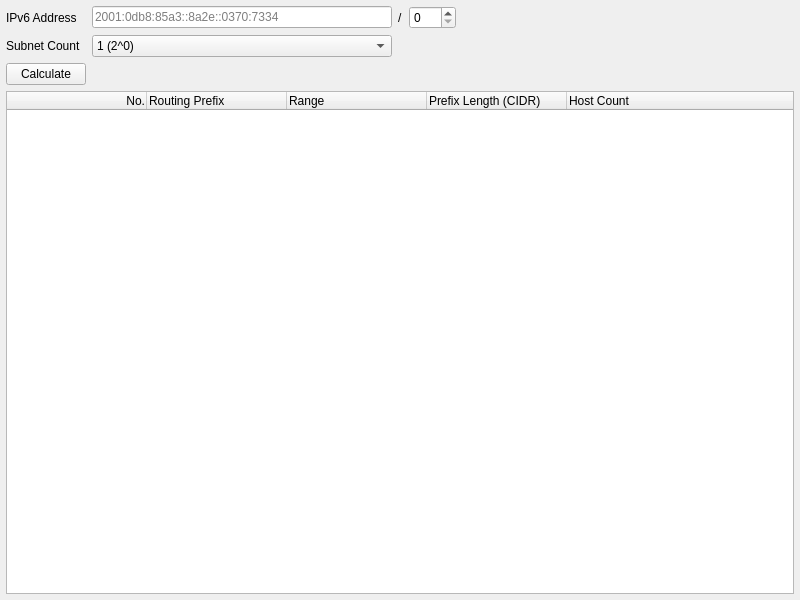
<?xml version="1.0" encoding="UTF-8"?>
<ui version="4.0">
 <class>Ipv6Widget</class>
 <widget class="QWidget" name="Ipv6Widget">
  <property name="geometry">
   <rect>
    <x>0</x>
    <y>0</y>
    <width>800</width>
    <height>600</height>
   </rect>
  </property>
  <property name="windowTitle">
   <string>Form</string>
  </property>
  <layout class="QGridLayout" name="gridLayout">
   <property name="leftMargin">
    <number>6</number>
   </property>
   <property name="topMargin">
    <number>6</number>
   </property>
   <property name="rightMargin">
    <number>6</number>
   </property>
   <property name="bottomMargin">
    <number>6</number>
   </property>
   <item row="0" column="3">
    <widget class="QLabel" name="cidrLabel">
     <property name="text">
      <string>/</string>
     </property>
    </widget>
   </item>
   <item row="0" column="2">
    <widget class="QLineEdit" name="ipv6Address">
     <property name="sizePolicy">
      <sizepolicy hsizetype="Preferred" vsizetype="Fixed">
       <horstretch>0</horstretch>
       <verstretch>0</verstretch>
      </sizepolicy>
     </property>
     <property name="minimumSize">
      <size>
       <width>300</width>
       <height>0</height>
      </size>
     </property>
     <property name="text">
      <string/>
     </property>
     <property name="placeholderText">
      <string>2001:0db8:85a3::8a2e::0370:7334</string>
     </property>
    </widget>
   </item>
   <item row="1" column="1">
    <widget class="QLabel" name="subnetCountLabel">
     <property name="text">
      <string>Subnet Count</string>
     </property>
    </widget>
   </item>
   <item row="0" column="5">
    <spacer name="horizontalSpacer">
     <property name="orientation">
      <enum>Qt::Horizontal</enum>
     </property>
     <property name="sizeHint" stdset="0">
      <size>
       <width>40</width>
       <height>20</height>
      </size>
     </property>
    </spacer>
   </item>
   <item row="0" column="4">
    <widget class="QSpinBox" name="cidr">
     <property name="maximum">
      <number>128</number>
     </property>
    </widget>
   </item>
   <item row="1" column="2">
    <widget class="QComboBox" name="subnetCount">
     <item>
      <property name="text">
       <string>1 (2^0)</string>
      </property>
     </item>
    </widget>
   </item>
   <item row="0" column="1">
    <widget class="QLabel" name="ipv6AddressLabel">
     <property name="text">
      <string>IPv6 Address</string>
     </property>
    </widget>
   </item>
   <item row="3" column="1" colspan="5">
    <widget class="QTreeWidget" name="subnetsTable">
     <property name="minimumSize">
      <size>
       <width>0</width>
       <height>0</height>
      </size>
     </property>
     <property name="selectionBehavior">
      <enum>QAbstractItemView::SelectItems</enum>
     </property>
     <property name="rootIsDecorated">
      <bool>true</bool>
     </property>
     <property name="wordWrap">
      <bool>true</bool>
     </property>
     <property name="headerHidden">
      <bool>false</bool>
     </property>
     <attribute name="headerMinimumSectionSize">
      <number>0</number>
     </attribute>
     <attribute name="headerDefaultSectionSize">
      <number>140</number>
     </attribute>
     <column>
      <property name="text">
       <string>No.</string>
      </property>
      <property name="textAlignment">
       <set>AlignTrailing|AlignVCenter</set>
      </property>
     </column>
     <column>
      <property name="text">
       <string>Routing Prefix</string>
      </property>
     </column>
     <column>
      <property name="text">
       <string>Range</string>
      </property>
     </column>
     <column>
      <property name="text">
       <string>Prefix Length (CIDR)</string>
      </property>
     </column>
     <column>
      <property name="text">
       <string>Host Count</string>
      </property>
     </column>
    </widget>
   </item>
   <item row="2" column="1">
    <widget class="QPushButton" name="calculate">
     <property name="text">
      <string>Calculate</string>
     </property>
    </widget>
   </item>
  </layout>
 </widget>
 <tabstops>
  <tabstop>ipv6Address</tabstop>
  <tabstop>cidr</tabstop>
  <tabstop>subnetCount</tabstop>
  <tabstop>calculate</tabstop>
  <tabstop>subnetsTable</tabstop>
 </tabstops>
 <resources/>
 <connections/>
</ui>
